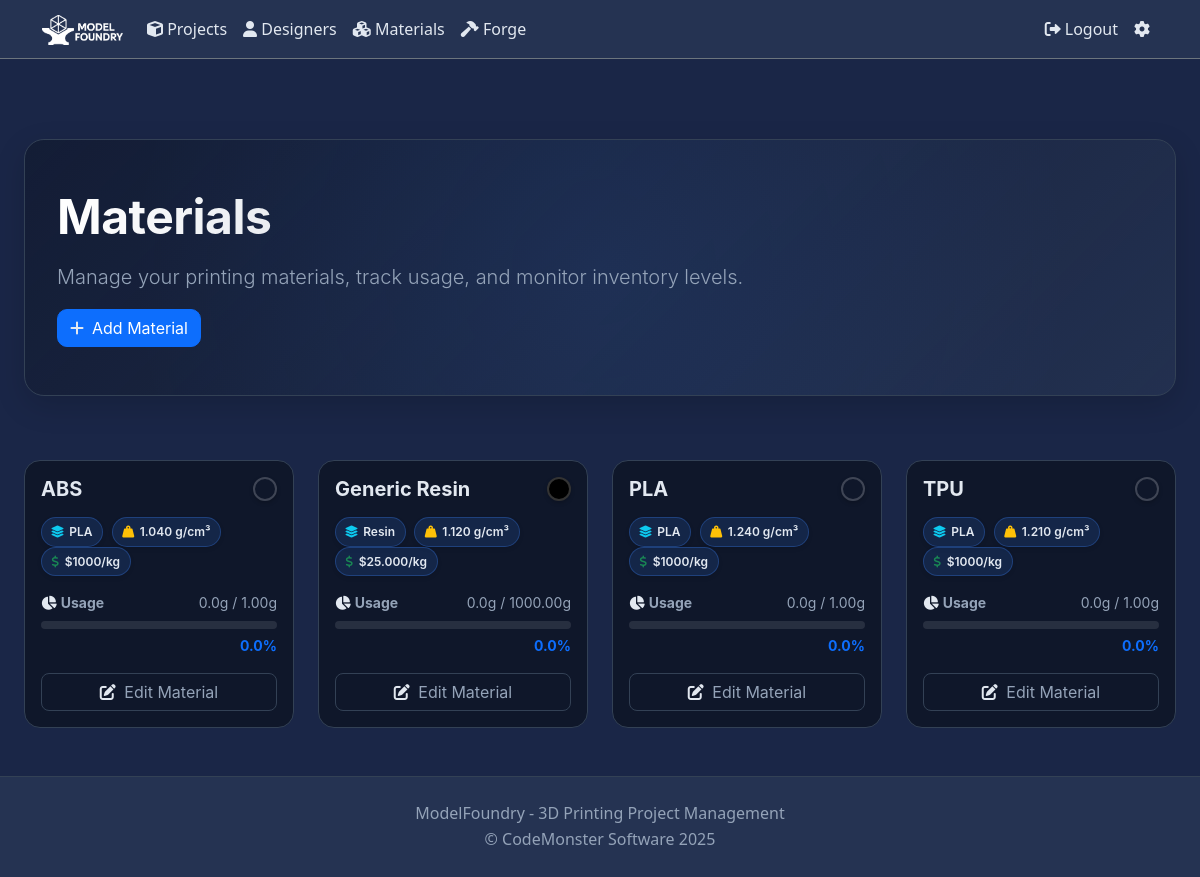
The app's page /materials/ (signed in) with its own data.
### projects/models.py (models this page shows, shortened)
class Material(models.Model):
    MATERIAL_TYPES = [
        ('PLA', 'PLA'),
        ('ABS', 'ABS'),
        ('PETG', 'PETG'),
        ('TPU', 'TPU'),
        ('Nylon', 'Nylon'),
        ('PC', 'Polycarbonate'),
        ('ASA', 'ASA'),
        ('HIPS', 'HIPS'),
        ('PVA', 'PVA'),
        ('Resin', 'Resin'),
        ('Other', 'Other'),
    ]
    name = models.CharField(max_length=100, unique=True)
    type = models.CharField(max_length=20, choices=MATERIAL_TYPES, default='PLA')
    description = models.TextField(blank=True)
    density = models.DecimalField(max_digits=10, decimal_places=3, null=True, blank=True, help_text='Density in grams per cubic centimeter (g/cm³)')
    color = models.CharField(max_length=50, blank=True, help_text='Default color for this material (optional)')
    is_active = models.BooleanField(default=True)
    brand = models.CharField(max_length=100, blank=True, help_text='Manufacturer or brand name')
    link = models.URLField(max_length=200, blank=True, help_text='Link to purchase or product page')
    cost = models.DecimalField(max_digits=10, decimal_places=2, null=True, blank=True, help_text='Total cost of the material')
    weight = models.DecimalField(max_digits=10, decimal_places=2, help_text='Total weight in grams')
    created_at = models.DateTimeField(auto_now_add=True)
    updated_at = models.DateTimeField(auto_now=True)
    @property
    def cost_per_kg(self):
        if self.weight and self.cost:
            return (self.cost / self.weight) * 1000
        return None
    @property
    def total_used(self):
        total_volume = Decimal('0')
        completed_parts = Part.objects.filter(material=self, completed=True)
        for part in completed_parts:
            if part.volume:
                volume_cm3 = Decimal(str(part.volume)) / Decimal('1000')
                total_volume += volume_cm3 * part.quantity
        if self.density and total_volume:
            return total_volume * self.density
        return Decimal('0')
    class Meta:
        ordering = ['name']

### projects/views.py (the view)
# urls.py: path('materials/', views.material_list, name='material_list'),
@login_required
def material_list(request):
    materials = Material.objects.filter(is_active=True).order_by('name')
    return render(request, 'projects/material_list.html', {
        'materials': materials,
    })

### projects/context_processors.py (called while the page is built)
def demo_banner(request):
    return {
        'DEMO_BANNER_TEXT': os.environ.get('DEMO_BANNER_TEXT', '')
    }

### projects/templatetags/material_filters.py (called while the page is built)
@register.filter
def div(value, arg):
    try:
        return Decimal(str(value)) / Decimal(str(arg))
    except (ValueError, ZeroDivisionError):
        return 0

@register.filter
def mul(value, arg):
    try:
        return Decimal(str(value)) * Decimal(str(arg))
    except ValueError:
        return 0

### projects/templatetags/theme.py (called while the page is built)
@register.simple_tag(takes_context=True)
def get_theme(context):
    request = context.get('request')
    if not request:
        return 'dark-theme'  # Default theme
    theme = request.COOKIES.get('theme_preference')
    if not theme and request.user.is_authenticated:
        try:
            appearance_settings = UserSettings.objects.get(
                user=request.user,
                settings_type='appearance'
            )
            if appearance_settings.settings_data:
                appearance_data = json.loads(appearance_settings.settings_data)
                theme = appearance_data.get('theme_preference')
        except (UserSettings.DoesNotExist, json.JSONDecodeError):
            pass
    if not theme:
        theme = 'dark'
    if theme == 'dark':
        return ''  # No class needed for dark theme (default)
    else:
        return f'{theme}-theme'

### projects/templates/projects/material_list.html (shortened to what this page needs)
{% extends 'projects/base.html' %}
{% load material_filters %}
{% block content %}
<div class="container-fluid premium-index-wrapper px-4 mt-4">
    <div class="premium-hero animate-enter" style="animation-delay: 0ms;">
        <div class="row align-items-center position-relative" style="z-index: 1;">
            <div class="col-12">
                <h1 class="display-5 hero-title mb-2 fw-bold">Materials</h1>
                <p class="lead text-muted mb-3">Manage your printing materials, track usage, and monitor inventory levels.</p>
                <div class="d-flex align-items-center gap-2 mt-2">
                    <a href="{% url 'projects:material_create' %}" class="btn btn-primary" style="border-radius: 10px;">
                        <i class="fas fa-plus me-2"></i>Add Material
                    </a>
                </div>
            </div>
        </div>
    </div>
    <div class="row g-4 mt-1">
        {% for material in materials %}
        <div class="col-md-6 col-lg-4 col-xl-3 animate-enter" style="animation-delay: {{ forloop.counter }}00ms;">
            <div class="card h-100 premium-card">
                <div class="card-body d-flex flex-column">
                    <div class="d-flex justify-content-between align-items-start mb-3">
                        <h5 class="card-title fw-bold mb-0">{{ material.name }}</h5>
                        {% if material.color %}
                        <div style="width: 24px; height: 24px; border-radius: 50%; background-color: {{ material.color }}; border: 2px solid rgba(255,255,255,0.2); box-shadow: 0 2px 4px rgba(0,0,0,0.2);" title="{{ material.color }}"></div>
                        {% endif %}
                    </div>
                    <div class="mb-3">
                        <span class="premium-badge">
                            <i class="fas fa-layer-group text-info"></i> {{ material.get_type_display }}
                        </span>
                        <span class="premium-badge">
                            <i class="fas fa-weight-hanging text-warning"></i> {{ material.density }} g/cm³
                        </span>
                        <span class="premium-badge">
                            <i class="fas fa-dollar-sign text-success"></i> ${{ material.cost_per_kg }}/kg
                        </span>
                    </div>
                    <div class="mt-auto">
                        <div class="d-flex justify-content-between align-items-center mb-2">
                            <small class="text-muted fw-bold">
                                <i class="fas fa-chart-pie me-1"></i>Usage
                            </small>
                            <span class="text-muted small">{{ material.total_used|floatformat:1 }}g / {{ material.weight }}g</span>
                        </div>
                        <div class="progress" style="height: 8px; border-radius: 4px; background-color: rgba(255,255,255,0.1);">
                        </div>
                        <div class="text-end mt-1">
                            <small class="text-primary fw-bold">{{ material.total_used|div:material.weight|mul:100|floatformat:1 }}%</small>
                        </div>
                    </div>
                </div>
                <div class="card-footer bg-transparent border-top-0 pt-0 pb-3">
                    <a href="{% url 'projects:material_edit' material.id %}" class="btn btn-outline-secondary w-100" style="border-radius: 8px;">
                        <i class="fas fa-edit me-1"></i> Edit Material
                    </a>
                </div>
            </div>
        </div>
        {% endfor %}
    </div>
</div>
{% endblock %}

### projects/static/projects/css/style.css (style rules this page uses)
:root { --bg-dark: #1a1a1a; --bg-darker: #121212; --bg-grey: #2d2d2d; --text-light: #e0e0e0; --text-muted: #a0a0a0; --border-dark: #404040; --primary-color: #0d6efd; --border-color: var(--border-dark); }
.premium-index-wrapper { font-family: 'Inter', sans-serif; padding-top: 1.5rem; }
.premium-hero { position: relative; margin-top: 2rem; padding: 3rem 2rem; margin-bottom: 2.5rem; border-radius: 20px; background: linear-gradient(135deg, color-mix(in srgb, var(--bg-darker) 60%, transparent) 0%, color-mix(in srgb, var(--bg-grey) 80%, transparent) 100%); border: 1px solid var(--border-dark); box-shadow: 0 10px 30px rgba(0, 0, 0, 0.15); overflow: hidden; }
.premium-hero::before { content: ''; position: absolute; top: -50%; left: -50%; width: 200%; height: 200%; background: radial-gradient(circle, var(--primary-color) 0%, transparent 40%); opacity: 0.1; pointer-events: none; }
.hero-title { font-weight: 700; background: linear-gradient(90deg, #fff, var(--text-muted)); -webkit-background-clip: text; -webkit-text-fill-color: transparent; letter-spacing: -0.5px; margin-bottom: 1rem !important; }
.premium-card { background-color: var(--bg-darker); border: 1px solid var(--border-dark); border-radius: 16px; transition: all 0.3s cubic-bezier(0.25, 0.8, 0.25, 1); position: relative; overflow: hidden; }
.premium-card::before { content: ''; position: absolute; top: 0; left: 0; right: 0; height: 4px; background: var(--primary-color); opacity: 0; transition: opacity 0.3s ease; z-index: 2; }
.premium-badge { font-size: 0.75rem; font-weight: 600; padding: 0.4em 0.8em; border-radius: 20px; background: color-mix(in srgb, var(--primary-color) 15%, transparent); border: 1px solid color-mix(in srgb, var(--primary-color) 30%, transparent); color: var(--text-light); display: inline-flex; align-items: center; gap: 0.35rem; margin-right: 0.25rem; margin-bottom: 0; box-shadow: 0 2px 4px rgba(0,0,0,0.1); }
.premium-badge i { color: var(--primary-color); }
.animate-enter { opacity: 0; transform: translateY(20px); animation: fadeUpEnter 0.6s cubic-bezier(0.2, 0.8, 0.2, 1) forwards; }

### projects/templates/projects/base.html (style rules this page uses)
:root { --bg-dark: #1a1a1a; --bg-darker: #121212; --bg-grey: #2d2d2d; --text-light: #e0e0e0; --text-muted: #a0a0a0; --border-dark: #404040; --primary-color: #0d6efd; }
:root.midnight-theme { --bg-dark: #1a2647; --bg-darker: #0f172a; --bg-grey: #253352; --text-light: #e2e8f0; --text-muted: #94a3b8; --border-dark: #334155; --primary-color: #3b82f6; }
body { background-color: var(--bg-dark); color: var(--text-light); }
p, span, div, a, li, label, small, strong, em, i, b { color: var(--text-light); }
h1, h2, h3, h4, h5, h6, .h1, .h2, .h3, .h4, .h5, .h6, .display-1, .display-2, .display-3, .display-4, .display-5, .display-6, .card-title, .card-subtitle, .modal-title, .modal-header h1, .modal-header h2, .modal-header h3, .modal-header h4, .modal-header h5, .modal-header h6, .lead { color: var(--text-light) !important; }
h1, .h1 { font-size: 2.5rem; }
h5, .h5 { font-size: 1.25rem; }
p { line-height: 1.6; margin-bottom: 1rem; }
.lead { font-size: 1.25rem; font-weight: 300; }
.text-muted { color: var(--text-muted) !important; }
.card { background-color: var(--bg-darker); border-color: var(--border-dark); }
.btn-outline-secondary { color: var(--text-muted); border-color: var(--border-dark); }

### records on screen
Material: name "ABS", type "PLA", density "1.040", cost_per_kg "1000", total_used "0.0", weight "1.00", total_used|div "0.0"
Material: name "Generic Resin", type "Resin", density "1.120", cost_per_kg "25.000", total_used "0.0", weight "1000.00", total_used|div "0.0"
Material: name "PLA", type "PLA", density "1.240", cost_per_kg "1000", total_used "0.0", weight "1.00", total_used|div "0.0"
Material: name "TPU", type "PLA", density "1.210", cost_per_kg "1000", total_used "0.0", weight "1.00", total_used|div "0.0"
